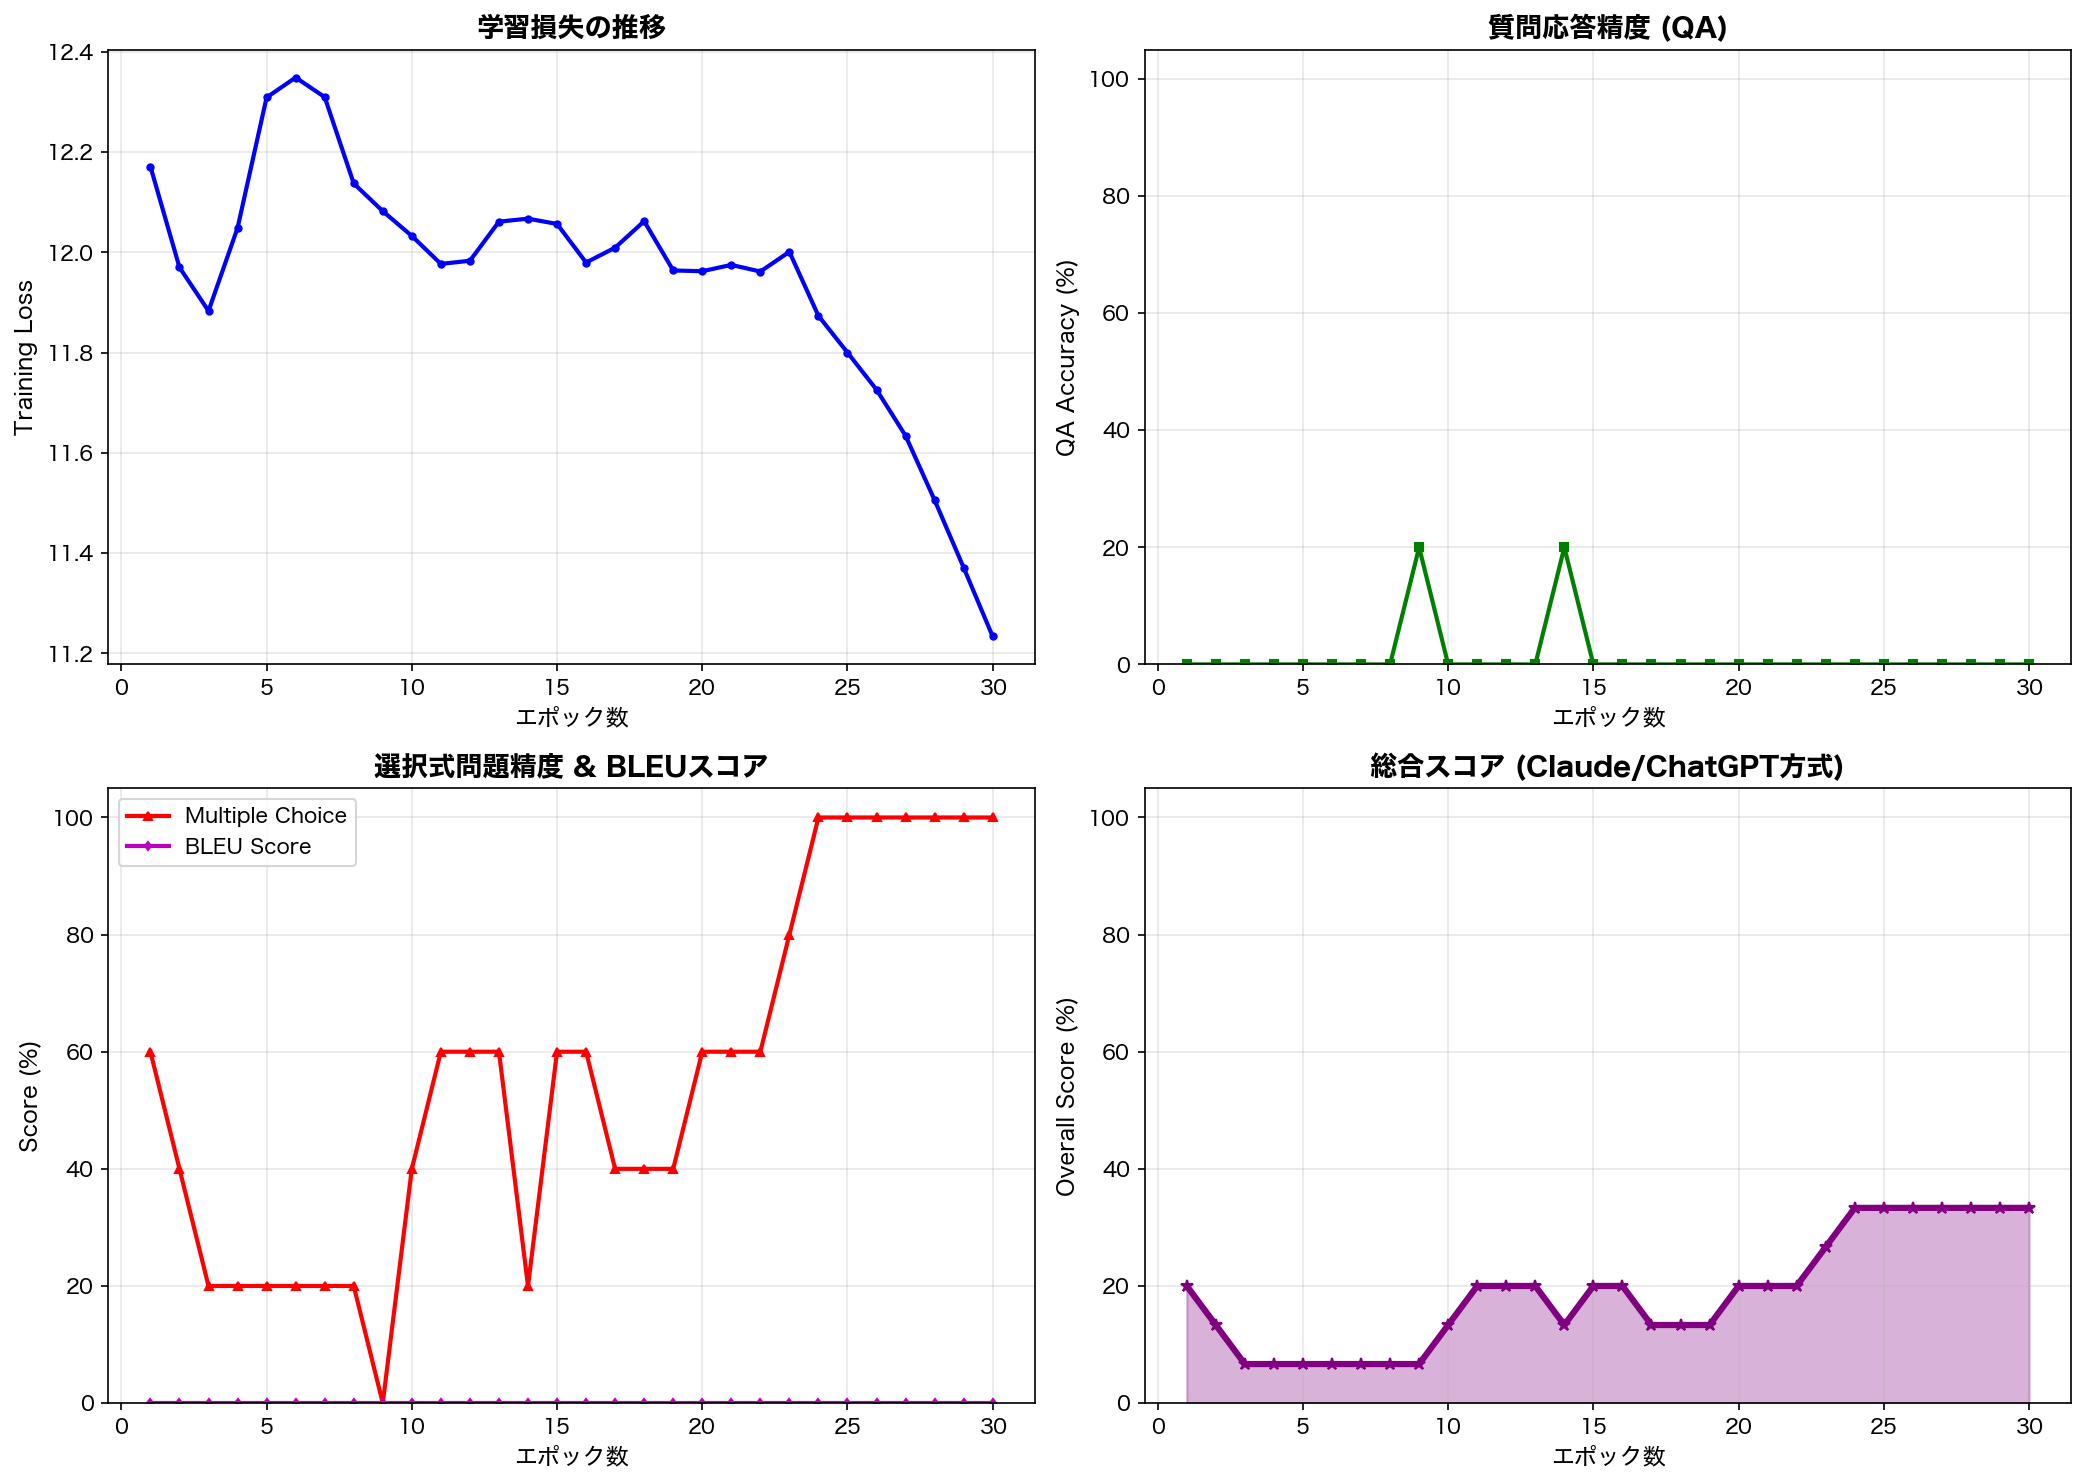

Source code (Python):
#!/usr/bin/env python3
"""
QBNN LLMベンチマーク評価スクリプト

Claude/ChatGPTのような大規模言語モデルが使用する評価手法を
小規模モデル向けに実装

評価項目:
1. 生成品質 (BLEU Score) - 生成テキストと正解の類似度
2. 質問応答 (QA Accuracy) - 質問に対する回答の正確性
3. 選択式問題 (Multiple Choice) - 常識推論テスト
4. 文の完成度 (Coherence) - 生成テキストの一貫性

使い方:
    python qbnn_llm_benchmark.py
    python qbnn_llm_benchmark.py --max_epochs 50
"""

import os
import sys
import torch
import random
import argparse
import numpy as np
import matplotlib.pyplot as plt
from pathlib import Path
from collections import Counter

# 日本語フォント設定
plt.rcParams['font.family'] = ['Hiragino Sans', 'Arial Unicode MS', 'sans-serif']

# パス設定
current_dir = str(Path(__file__).parent)
if current_dir not in sys.path:
    sys.path.insert(0, current_dir)

runpod_dir = os.path.join(current_dir, 'neuroq-runpod')
if runpod_dir not in sys.path:
    sys.path.insert(0, runpod_dir)

print("=" * 70)
print("📊 QBNN LLMベンチマーク（Claude/ChatGPT方式の評価）")
print("=" * 70)

# インポート
try:
    from neuroquantum_layered import NeuroQuantum, NeuroQuantumConfig
    print("✅ NeuroQuantum をインポートしました")
except ImportError as e:
    print(f"❌ NeuroQuantumのインポートに失敗: {e}")
    sys.exit(1)

try:
    from tiktoken_tokenizer import TikTokenTokenizer
    print("✅ TikTokenTokenizer をインポートしました")
except ImportError as e:
    print(f"❌ TikTokenTokenizerのインポートに失敗: {e}")
    sys.exit(1)

# モデル設定
MODEL_CONFIG = {
    'vocab_size': 200019,
    'embed_dim': 128,
    'num_heads': 4,
    'num_layers': 3,
}

# ===============================
# 学習データ
# ===============================
TRAINING_DATA = [
    "<USER> Hello! <ASSISTANT> Hello! How can I help you today?",
    "<USER> What is AI? <ASSISTANT> AI stands for Artificial Intelligence.",
    "<USER> What is machine learning? <ASSISTANT> Machine learning is a type of AI that learns from data.",
    "<USER> What is Python? <ASSISTANT> Python is a programming language.",
    "<USER> What is the capital of France? <ASSISTANT> The capital of France is Paris.",
    "<USER> What is 2 + 2? <ASSISTANT> 2 + 2 equals 4.",
    "<USER> Who wrote Romeo and Juliet? <ASSISTANT> William Shakespeare wrote Romeo and Juliet.",
    "<USER> What is the largest planet? <ASSISTANT> Jupiter is the largest planet in our solar system.",
    "<USER> What color is the sky? <ASSISTANT> The sky is blue.",
    "<USER> How many days in a week? <ASSISTANT> There are 7 days in a week.",
    "<USER> What is H2O? <ASSISTANT> H2O is the chemical formula for water.",
    "<USER> What is the speed of light? <ASSISTANT> The speed of light is approximately 300,000 km per second.",
    "<USER> Thank you! <ASSISTANT> You're welcome!",
    "<USER> Goodbye! <ASSISTANT> Goodbye! Have a great day!",
    "<USER> What is quantum computing? <ASSISTANT> Quantum computing uses quantum mechanics for computation.",
    "<USER> Explain neural networks. <ASSISTANT> Neural networks are computing systems inspired by the brain.",
]

# ===============================
# ベンチマーク用テストセット
# ===============================

# 1. 質問応答テスト (QA) - 質問と期待される回答キーワード
QA_TEST = [
    {"question": "What is the capital of Japan?", "keywords": ["tokyo", "capital"]},
    {"question": "What is 3 + 5?", "keywords": ["8", "eight"]},
    {"question": "What color is grass?", "keywords": ["green"]},
    {"question": "How many months in a year?", "keywords": ["12", "twelve"]},
    {"question": "What is the sun?", "keywords": ["star", "light", "hot"]},
]

# 2. 選択式問題 (Multiple Choice) - 正しい選択肢を選べるか
MULTIPLE_CHOICE_TEST = [
    {
        "question": "The capital of France is",
        "choices": ["Paris", "London", "Berlin", "Madrid"],
        "correct": 0  # Paris
    },
    {
        "question": "Water is made of",
        "choices": ["CO2", "H2O", "O2", "N2"],
        "correct": 1  # H2O
    },
    {
        "question": "The largest planet is",
        "choices": ["Mars", "Earth", "Jupiter", "Venus"],
        "correct": 2  # Jupiter
    },
    {
        "question": "2 + 2 equals",
        "choices": ["3", "4", "5", "6"],
        "correct": 1  # 4
    },
    {
        "question": "Shakespeare wrote",
        "choices": ["Harry Potter", "Romeo and Juliet", "The Lord of the Rings", "Pride and Prejudice"],
        "correct": 1  # Romeo and Juliet
    },
]

# 3. 文完成テスト - 参照回答とBLEUスコアで比較
COMPLETION_TEST = [
    {"prompt": "<USER> Hello! <ASSISTANT>", "reference": "Hello! How can I help you today?"},
    {"prompt": "<USER> Thank you! <ASSISTANT>", "reference": "You're welcome!"},
    {"prompt": "<USER> Goodbye! <ASSISTANT>", "reference": "Goodbye! Have a great day!"},
    {"prompt": "<USER> What is Python? <ASSISTANT>", "reference": "Python is a programming language."},
]


def compute_bleu(reference, hypothesis, n=4):
    """
    簡易BLEUスコア計算
    """
    ref_tokens = reference.lower().split()
    hyp_tokens = hypothesis.lower().split()
    
    if len(hyp_tokens) == 0:
        return 0.0
    
    # n-gramの一致率を計算
    scores = []
    for i in range(1, min(n + 1, len(hyp_tokens) + 1)):
        ref_ngrams = Counter([tuple(ref_tokens[j:j+i]) for j in range(len(ref_tokens) - i + 1)])
        hyp_ngrams = Counter([tuple(hyp_tokens[j:j+i]) for j in range(len(hyp_tokens) - i + 1)])
        
        matches = sum((ref_ngrams & hyp_ngrams).values())
        total = sum(hyp_ngrams.values())
        
        if total > 0:
            scores.append(matches / total)
        else:
            scores.append(0.0)
    
    if not scores or all(s == 0 for s in scores):
        return 0.0
    
    # 幾何平均
    score = np.exp(np.mean([np.log(max(s, 1e-10)) for s in scores]))
    
    # Brevity penalty
    bp = min(1.0, np.exp(1 - len(ref_tokens) / max(len(hyp_tokens), 1)))
    
    return bp * score * 100  # パーセントで返す


def generate_text(model, tokenizer, prompt, device, max_length=50, temperature=0.7):
    """
    テキスト生成
    """
    model.eval()
    input_ids = tokenizer.encode(prompt, add_special=False)
    generated = input_ids.copy()
    
    with torch.no_grad():
        for _ in range(max_length):
            seq_tensor = torch.tensor([generated[-256:]], device=device)
            logits = model(seq_tensor)
            
            probs = torch.softmax(logits[0, -1, :] / temperature, dim=-1)
            
            # Top-k sampling
            top_k = 40
            top_probs, top_indices = torch.topk(probs, min(top_k, probs.size(-1)))
            top_probs = top_probs / top_probs.sum()
            idx = torch.multinomial(top_probs, num_samples=1)
            next_token = top_indices[idx].item()
            
            if next_token == tokenizer.eos_id:
                break
            generated.append(next_token)
    
    output = tokenizer.decode(generated, skip_special=True)
    
    # <ASSISTANT>以降を抽出
    if '<ASSISTANT>' in output:
        response = output.split('<ASSISTANT>')[-1].strip()
    else:
        response = output[len(prompt):].strip()
    
    # <USER>以降を削除
    if '<USER>' in response:
        response = response.split('<USER>')[0].strip()
    
    return response


def evaluate_qa(model, tokenizer, device):
    """
    質問応答の評価
    正解キーワードが含まれているかをチェック
    """
    correct = 0
    total = len(QA_TEST)
    
    for test in QA_TEST:
        prompt = f"<USER> {test['question']} <ASSISTANT>"
        response = generate_text(model, tokenizer, prompt, device, max_length=30)
        response_lower = response.lower()
        
        # いずれかのキーワードが含まれていれば正解
        if any(kw.lower() in response_lower for kw in test['keywords']):
            correct += 1
    
    return (correct / total) * 100


def evaluate_multiple_choice(model, tokenizer, device):
    """
    選択式問題の評価
    各選択肢のスコアを計算し、最高スコアの選択肢を選ぶ
    """
    correct = 0
    total = len(MULTIPLE_CHOICE_TEST)
    
    model.eval()
    criterion = torch.nn.CrossEntropyLoss(reduction='none')
    
    for test in MULTIPLE_CHOICE_TEST:
        question = test['question']
        choices = test['choices']
        correct_idx = test['correct']
        
        choice_scores = []
        
        for choice in choices:
            # 質問+選択肢のシーケンスを作成
            text = f"<USER> {question} <ASSISTANT> {choice}"
            tokens = tokenizer.encode(text, add_special=False)
            
            if len(tokens) < 2:
                choice_scores.append(float('inf'))
                continue
            
            seq_tensor = torch.tensor([tokens], device=device)
            input_ids = seq_tensor[:, :-1]
            target_ids = seq_tensor[:, 1:]
            
            with torch.no_grad():
                logits = model(input_ids)
                loss = criterion(
                    logits.reshape(-1, MODEL_CONFIG['vocab_size']),
                    target_ids.reshape(-1)
                )
                avg_loss = loss.mean().item()
            
            choice_scores.append(avg_loss)
        
        # 最も低いロス（高い確率）の選択肢を選ぶ
        predicted = np.argmin(choice_scores)
        if predicted == correct_idx:
            correct += 1
    
    return (correct / total) * 100


def evaluate_bleu(model, tokenizer, device):
    """
    生成テキストのBLEUスコア評価
    """
    total_bleu = 0
    
    for test in COMPLETION_TEST:
        response = generate_text(model, tokenizer, test['prompt'], device, max_length=30)
        bleu = compute_bleu(test['reference'], response)
        total_bleu += bleu
    
    return total_bleu / len(COMPLETION_TEST)


def run_all_benchmarks(model, tokenizer, device):
    """
    全ベンチマークを実行
    """
    results = {
        'qa_accuracy': evaluate_qa(model, tokenizer, device),
        'mc_accuracy': evaluate_multiple_choice(model, tokenizer, device),
        'bleu_score': evaluate_bleu(model, tokenizer, device),
    }
    
    # 総合スコア（平均）
    results['overall'] = np.mean([results['qa_accuracy'], results['mc_accuracy'], results['bleu_score']])
    
    return results


def train_and_benchmark(max_epochs, batch_size=4, seq_length=64, lr=0.001):
    """
    学習しながら各エポックでベンチマーク評価
    """
    print("\n📥 トークナイザー初期化...")
    tokenizer = TikTokenTokenizer(encoding_name="o200k_base")
    
    # 学習データをトークン化
    print("🔄 学習データトークン化中...")
    train_tokens = []
    for text in TRAINING_DATA:
        tokens = tokenizer.encode(text, add_special=False)
        train_tokens.extend(tokens)
        train_tokens.append(tokenizer.eos_id)
    
    print(f"   学習トークン数: {len(train_tokens):,}")
    
    # シーケンスを作成
    train_sequences = []
    for i in range(0, len(train_tokens) - seq_length, seq_length // 2):
        train_sequences.append(train_tokens[i:i + seq_length])
    
    print(f"   学習シーケンス数: {len(train_sequences):,}")
    
    # デバイス選択
    if torch.backends.mps.is_available():
        device = torch.device("mps")
        print("🍎 Apple Silicon GPU (MPS) を使用")
    elif torch.cuda.is_available():
        device = torch.device("cuda")
        print("🎮 NVIDIA GPU (CUDA) を使用")
    else:
        device = torch.device("cpu")
        print("💻 CPU を使用")
    
    # モデル構築
    print("\n🧠 モデル構築中...")
    config = NeuroQuantumConfig()
    config.vocab_size = MODEL_CONFIG['vocab_size']
    config.embed_dim = MODEL_CONFIG['embed_dim']
    config.num_heads = MODEL_CONFIG['num_heads']
    config.num_layers = MODEL_CONFIG['num_layers']
    config.max_seq_len = 256
    config.dropout = 0.1
    
    model = NeuroQuantum(config).to(device)
    
    total_params = sum(p.numel() for p in model.parameters())
    print(f"   総パラメータ数: {total_params:,}")
    
    # 学習設定
    optimizer = torch.optim.AdamW(model.parameters(), lr=lr)
    criterion = torch.nn.CrossEntropyLoss()
    
    # 結果を記録
    epochs_list = []
    train_losses = []
    qa_scores = []
    mc_scores = []
    bleu_scores = []
    overall_scores = []
    
    print(f"\n🚀 学習開始 (最大 {max_epochs} エポック)...")
    print(f"   各エポック終了時にLLMベンチマークを実行\n")
    print(f"{'Epoch':>5} | {'Loss':>8} | {'QA Acc%':>8} | {'MC Acc%':>8} | {'BLEU':>8} | {'Overall':>8}")
    print("-" * 65)
    
    for epoch in range(1, max_epochs + 1):
        # ===== 学習フェーズ =====
        model.train()
        total_train_loss = 0
        batch_count = 0
        
        random.shuffle(train_sequences)
        
        for i in range(0, len(train_sequences) - batch_size, batch_size):
            batch = train_sequences[i:i + batch_size]
            batch_tensor = torch.tensor(batch, device=device)
            
            input_ids = batch_tensor[:, :-1]
            target_ids = batch_tensor[:, 1:]
            
            optimizer.zero_grad()
            logits = model(input_ids)
            
            loss = criterion(
                logits.reshape(-1, MODEL_CONFIG['vocab_size']),
                target_ids.reshape(-1)
            )
            
            loss.backward()
            torch.nn.utils.clip_grad_norm_(model.parameters(), 1.0)
            optimizer.step()
            
            total_train_loss += loss.item()
            batch_count += 1
        
        avg_train_loss = total_train_loss / max(batch_count, 1)
        
        # ===== ベンチマーク評価 =====
        results = run_all_benchmarks(model, tokenizer, device)
        
        # 記録
        epochs_list.append(epoch)
        train_losses.append(avg_train_loss)
        qa_scores.append(results['qa_accuracy'])
        mc_scores.append(results['mc_accuracy'])
        bleu_scores.append(results['bleu_score'])
        overall_scores.append(results['overall'])
        
        # 進捗表示
        print(f"{epoch:>5} | {avg_train_loss:>8.4f} | {results['qa_accuracy']:>7.1f}% | {results['mc_accuracy']:>7.1f}% | {results['bleu_score']:>7.1f}% | {results['overall']:>7.1f}%")
    
    print("-" * 65)
    print(f"\n✅ 学習完了！")
    print(f"   最終QA精度: {qa_scores[-1]:.1f}%")
    print(f"   最終選択式精度: {mc_scores[-1]:.1f}%")
    print(f"   最終BLEUスコア: {bleu_scores[-1]:.1f}%")
    print(f"   最終総合スコア: {overall_scores[-1]:.1f}%")
    
    # サンプル生成を表示
    print(f"\n📝 サンプル生成:")
    test_prompts = [
        "<USER> Hello! <ASSISTANT>",
        "<USER> What is AI? <ASSISTANT>",
        "<USER> Thank you! <ASSISTANT>",
    ]
    for prompt in test_prompts:
        response = generate_text(model, tokenizer, prompt, device, max_length=30)
        q = prompt.replace("<USER> ", "").replace(" <ASSISTANT>", "")
        print(f"   Q: {q}")
        print(f"   A: {response[:80]}")
        print()
    
    return {
        'epochs': epochs_list,
        'train_losses': train_losses,
        'qa_scores': qa_scores,
        'mc_scores': mc_scores,
        'bleu_scores': bleu_scores,
        'overall_scores': overall_scores,
    }


def plot_benchmark_results(results, output_path="qbnn_llm_benchmark.png"):
    """
    ベンチマーク結果をグラフ化
    """
    print(f"\n📊 グラフ生成中...")
    
    fig, axes = plt.subplots(2, 2, figsize=(14, 10))
    
    epochs = results['epochs']
    
    # 1. 学習Loss
    ax1 = axes[0, 0]
    ax1.plot(epochs, results['train_losses'], 'b-', linewidth=2, marker='o', markersize=3)
    ax1.set_xlabel('エポック数', fontsize=11)
    ax1.set_ylabel('Training Loss', fontsize=11)
    ax1.set_title('学習損失の推移', fontsize=13, fontweight='bold')
    ax1.grid(True, alpha=0.3)
    
    # 2. 質問応答精度
    ax2 = axes[0, 1]
    ax2.plot(epochs, results['qa_scores'], 'g-', linewidth=2, marker='s', markersize=4)
    ax2.set_xlabel('エポック数', fontsize=11)
    ax2.set_ylabel('QA Accuracy (%)', fontsize=11)
    ax2.set_title('質問応答精度 (QA)', fontsize=13, fontweight='bold')
    ax2.grid(True, alpha=0.3)
    ax2.set_ylim(0, 105)
    
    # 3. 選択式問題精度
    ax3 = axes[1, 0]
    ax3.plot(epochs, results['mc_scores'], 'r-', linewidth=2, marker='^', markersize=4)
    ax3.plot(epochs, results['bleu_scores'], 'm-', linewidth=2, marker='d', markersize=3, label='BLEU Score')
    ax3.set_xlabel('エポック数', fontsize=11)
    ax3.set_ylabel('Score (%)', fontsize=11)
    ax3.set_title('選択式問題精度 & BLEUスコア', fontsize=13, fontweight='bold')
    ax3.grid(True, alpha=0.3)
    ax3.legend(['Multiple Choice', 'BLEU Score'])
    ax3.set_ylim(0, 105)
    
    # 4. 総合スコア
    ax4 = axes[1, 1]
    ax4.plot(epochs, results['overall_scores'], 'purple', linewidth=3, marker='*', markersize=6)
    ax4.fill_between(epochs, results['overall_scores'], alpha=0.3, color='purple')
    ax4.set_xlabel('エポック数', fontsize=11)
    ax4.set_ylabel('Overall Score (%)', fontsize=11)
    ax4.set_title('総合スコア (Claude/ChatGPT方式)', fontsize=13, fontweight='bold')
    ax4.grid(True, alpha=0.3)
    ax4.set_ylim(0, 105)
    
    plt.tight_layout()
    plt.savefig(output_path, dpi=150, bbox_inches='tight')
    print(f"✅ グラフを保存しました: {output_path}")
    
    # 統計情報
    best_epoch = np.argmax(results['overall_scores']) + 1
    best_score = max(results['overall_scores'])
    
    print(f"\n📈 ベンチマーク統計:")
    print(f"   最高総合スコア: {best_score:.1f}% (エポック {best_epoch})")
    print(f"   最終QA精度: {results['qa_scores'][-1]:.1f}%")
    print(f"   最終MC精度: {results['mc_scores'][-1]:.1f}%")
    print(f"   最終BLEU: {results['bleu_scores'][-1]:.1f}%")
    
    plt.show()
    return fig


def main():
    parser = argparse.ArgumentParser(
        description='QBNN LLMベンチマーク（Claude/ChatGPT方式の評価）'
    )
    parser.add_argument('--max_epochs', '-e', type=int, default=30, help='最大エポック数')
    parser.add_argument('--batch_size', '-b', type=int, default=4, help='バッチサイズ')
    parser.add_argument('--lr', type=float, default=0.001, help='学習率')
    parser.add_argument('--output', '-o', type=str, default='qbnn_llm_benchmark.png', help='出力ファイル')
    
    args = parser.parse_args()
    
    # 学習とベンチマーク
    results = train_and_benchmark(
        max_epochs=args.max_epochs,
        batch_size=args.batch_size,
        lr=args.lr
    )
    
    # グラフ生成
    plot_benchmark_results(results, output_path=args.output)
    
    print("\n" + "=" * 70)
    print("✅ LLMベンチマーク完了！")
    print("=" * 70)


if __name__ == "__main__":
    main()
